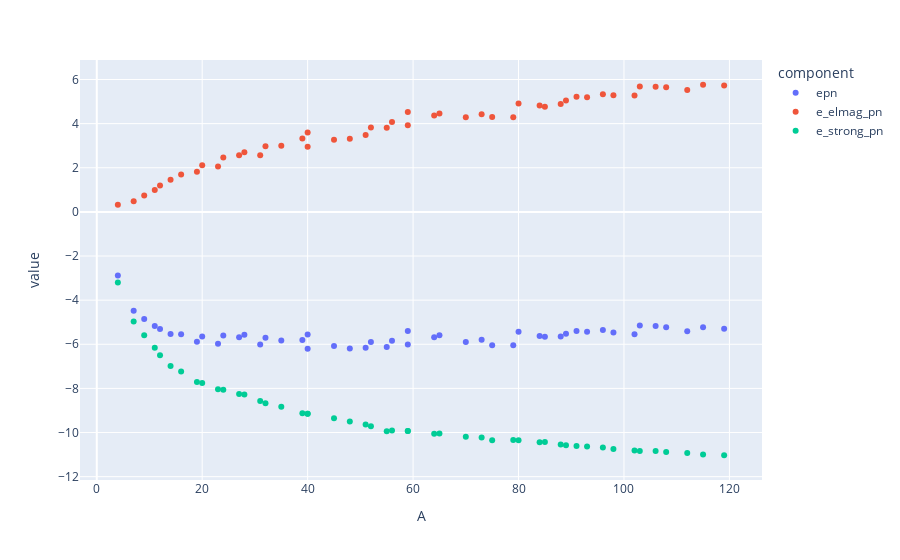

Here is the notebook cell this chart was saved with:
### Code cell
px.scatter(dfshow, x='A', y='value', color='component')

### Figure 1 — Plotly figure (JSON) as saved in the notebook; plotly's stock layout.template omitted (floating-point values rounded to 4 significant figures)
{"data": [{"hovertemplate": "component=epn<br>A=%{x}<br>value=%{y}<extra></extra>", "legendgroup": "epn", "marker": {"color": "#636efa", "symbol": "circle"}, "mode": "markers", "name": "epn", "orientation": "v", "showlegend": true, "type": "scatter", "x": [4, 7, 9, 11, 12, 14, 16, 19, 20, 23, 24, 27, 28, 31, 32, 35, 40, 39, 40, 45, 48, 51, 52, 55, 56, 59, 59, 64, 65, 70, 73, 75, 79, 80, 84, 85, 88, 89, 91, 93, 96, 98, 102, 103, 106, 108, 112, 115, 119], "xaxis": "x", "y": [-2.881, -4.482, -4.852, -5.169, -5.304, -5.529, -5.544, -5.889, -5.649, -5.975, -5.599, -5.686, -5.573, -6.007, -5.706, -5.832, -6.198, -5.811, -5.559, -6.081, -6.193, -6.154, -5.896, -6.123, -5.837, -6.01, -5.402, -5.682, -5.591, -5.895, -5.793, -6.047, -6.047, -5.427, -5.621, -5.658, -5.652, -5.525, -5.394, -5.434, -5.349, -5.466, -5.54, -5.149, -5.167, -5.227, -5.405, -5.228, -5.299], "yaxis": "y"}, {"hovertemplate": "component=e_elmag_pn<br>A=%{x}<br>value=%{y}<extra></extra>", "legendgroup": "e_elmag_pn", "marker": {"color": "#EF553B", "symbol": "circle"}, "mode": "markers", "name": "e_elmag_pn", "orientation": "v", "showlegend": true, "type": "scatter", "x": [4, 7, 9, 11, 12, 14, 16, 19, 20, 23, 24, 27, 28, 31, 32, 35, 40, 39, 40, 45, 48, 51, 52, 55, 56, 59, 59, 64, 65, 70, 73, 75, 79, 80, 84, 85, 88, 89, 91, 93, 96, 98, 102, 103, 106, 108, 112, 115, 119], "xaxis": "x", "y": [0.3207, 0.482, 0.743, 0.9933, 1.198, 1.46, 1.69, 1.821, 2.111, 2.062, 2.462, 2.564, 2.704, 2.569, 2.97, 2.996, 2.955, 3.321, 3.594, 3.27, 3.31, 3.487, 3.825, 3.819, 4.071, 3.922, 4.53, 4.371, 4.457, 4.294, 4.43, 4.302, 4.288, 4.917, 4.825, 4.767, 4.888, 5.05, 5.217, 5.194, 5.326, 5.283, 5.278, 5.683, 5.668, 5.654, 5.525, 5.763, 5.731], "yaxis": "y"}, {"hovertemplate": "component=e_strong_pn<br>A=%{x}<br>value=%{y}<extra></extra>", "legendgroup": "e_strong_pn", "marker": {"color": "#00cc96", "symbol": "circle"}, "mode": "markers", "name": "e_strong_pn", "orientation": "v", "showlegend": true, "type": "scatter", "x": [4, 7, 9, 11, 12, 14, 16, 19, 20, 23, 24, 27, 28, 31, 32, 35, 40, 39, 40, 45, 48, 51, 52, 55, 56, 59, 59, 64, 65, 70, 73, 75, 79, 80, 84, 85, 88, 89, 91, 93, 96, 98, 102, 103, 106, 108, 112, 115, 119], "xaxis": "x", "y": [-3.202, -4.964, -5.595, -6.163, -6.502, -6.989, -7.235, -7.71, -7.76, -8.037, -8.061, -8.25, -8.277, -8.576, -8.677, -8.828, -9.153, -9.132, -9.153, -9.351, -9.503, -9.641, -9.721, -9.942, -9.909, -9.932, -9.932, -10.05, -10.05, -10.19, -10.22, -10.35, -10.34, -10.34, -10.45, -10.42, -10.54, -10.58, -10.61, -10.63, -10.68, -10.75, -10.82, -10.83, -10.83, -10.88, -10.93, -10.99, -11.03], "yaxis": "y"}], "layout": {"legend": {"title": {"text": "component"}, "tracegroupgap": 0}, "margin": {"t": 60}, "xaxis": {"anchor": "y", "domain": [0, 1], "title": {"text": "A"}}, "yaxis": {"anchor": "x", "domain": [0, 1], "title": {"text": "value"}}}}
